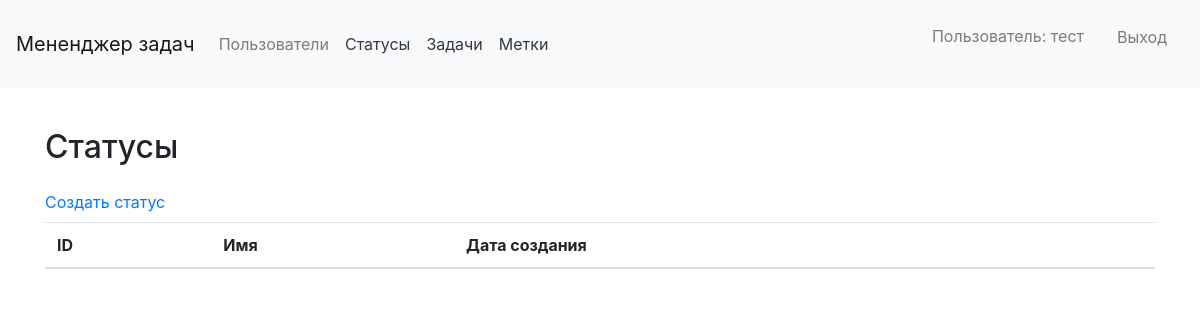
The app's page /statuses/ (signed in), older data.
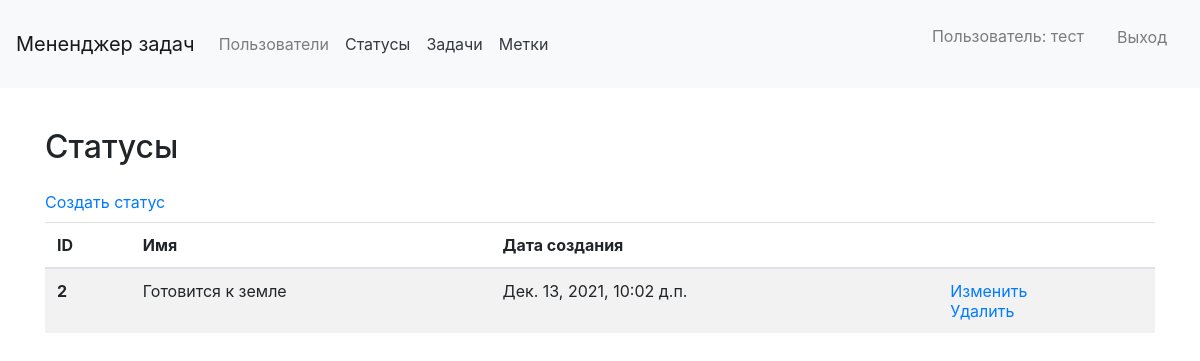
The same page, newer data.
### status/models.py (models this page shows, shortened)
class Status(models.Model):
    name = models.CharField(max_length=30)
    created_at = models.DateTimeField(auto_now_add=True)
    class Meta(object):
        verbose_name = 'status'
        verbose_name_plural = 'statuses'

### status/views.py (the view)
# urls.py: path('', StatusesListView.as_view(), name='statuses'),
class StatusesListView(LoginRequiredMixin, ListView):
    model = Status
    template_name = 'status/statuses_list.html'
    context_object_name = 'statuses_list'
    login_url = reverse_lazy('login_page')
    redirect_field_name = 'redirect_to'

### templates/status/statuses_list.html (shortened to what this page needs)
{% extends 'main_template.html' %}
{% load i18n %}
{% block title %}
    <head>
    </head>
{% endblock %}
{% block content %}
<div class="container wrapper flex-grow-1">
    <h1 class="my-4 h2">
        {% trans "Статусы" %}
    </h1>
    <a href='{% url "create_status" %}'>{% trans "Создать статус" %}</a>
    <table class="table table-striped mt-2">
    <thead>
        <tr>
        <th scope="col">ID</th>
        <th scope="col">{% trans "Имя" %}</th>
        <th scope="col">{% trans "Дата создания" %}</th>
        <th scope="col"></th>
        </tr>
    </thead>
    <tbody>
        {% for status in statuses_list %}
            <tr>
            <th scope="row">{{ status.pk }}</th>
            <td>{{ status.name }}</td>
            <td>{{ status.created_at }}</td>
            <td>
                {% if user.pk == request.user.pk %}
                    <a href="{% url 'update_status' status.pk %}">{% trans "Изменить" %}</a> <br>
                    <a href="{% url 'delete_status' status.pk %}">{% trans "Удалить" %}</a>
                {% endif %}
            </td>
            </tr>
        {% endfor %}
    </tbody>
    </table>
</div>
{% endblock %}

Row changes from the older to the newer data that the page shows:
added Status: pk "2", name "Готовится к земле", created_at "Дек. 13, 2021, 10:02 д.п."
